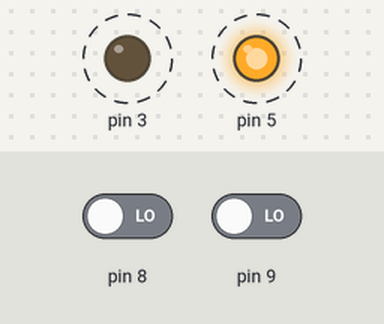
A sketch run on a simulated Arduino Uno, built with avr-gcc and run on an emulated ATmega328P. On the bench: output pins drawn as LEDs (lit = HIGH). Dashed ring = blinking. The inputs (shaded band) are chosen by the test bench; at power-on: pin 8 LOW, pin 9 LOW. The audio player accepts every command and is not drawn; what the sketch prints to the serial monitor is not drawn.

Above: at 0.13 s.
Timing chart, 0 to 3.0 s (numbered marks = the images above):
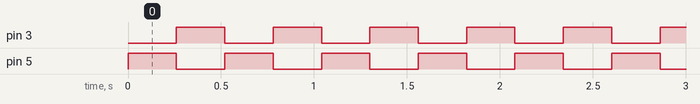

Measured:
- by itself, pin 3, pin 5: alternates HIGH for 0.26 s and LOW for 0.26 s

The sketch:

touch.ino
```cpp
#include "DFPlayer_Mini_Mp3.h"


 void setup()
 {

   pinMode(8, INPUT);
   pinMode(9, INPUT);

   pinMode(3, OUTPUT);
   pinMode(5, OUTPUT);

   // put your setup code here, to run once:
   Serial.begin(9600);
   mp3_set_serial (Serial); //set Serial for DFPlayer-mini mp3 module
   mp3_set_volume (30);
   mp3_stop ();

}

void loop()
{

    digitalWrite(5,1);
    digitalWrite(3,0);

    delay (10);

    int in8_5= digitalRead(8);
    int in9_5= digitalRead(9);

    delay (250);

    digitalWrite(5,0);
    digitalWrite(3,1);

    delay (10);

    int in8_3= digitalRead(8);
    int in9_3= digitalRead(9);

    //Serial.print(in8_5);
    //Serial.print(in9_5);
    //Serial.print(in8_3);
    //Serial.print(in9_3);

    int value = in8_5 * 8 + in9_5 * 4 + in8_3 * 2  + in9_3;

    if (value != 0 ) mp3_play(value);

    Serial.print(value);
    Serial.print("\n");

    delay (250);
}
```
